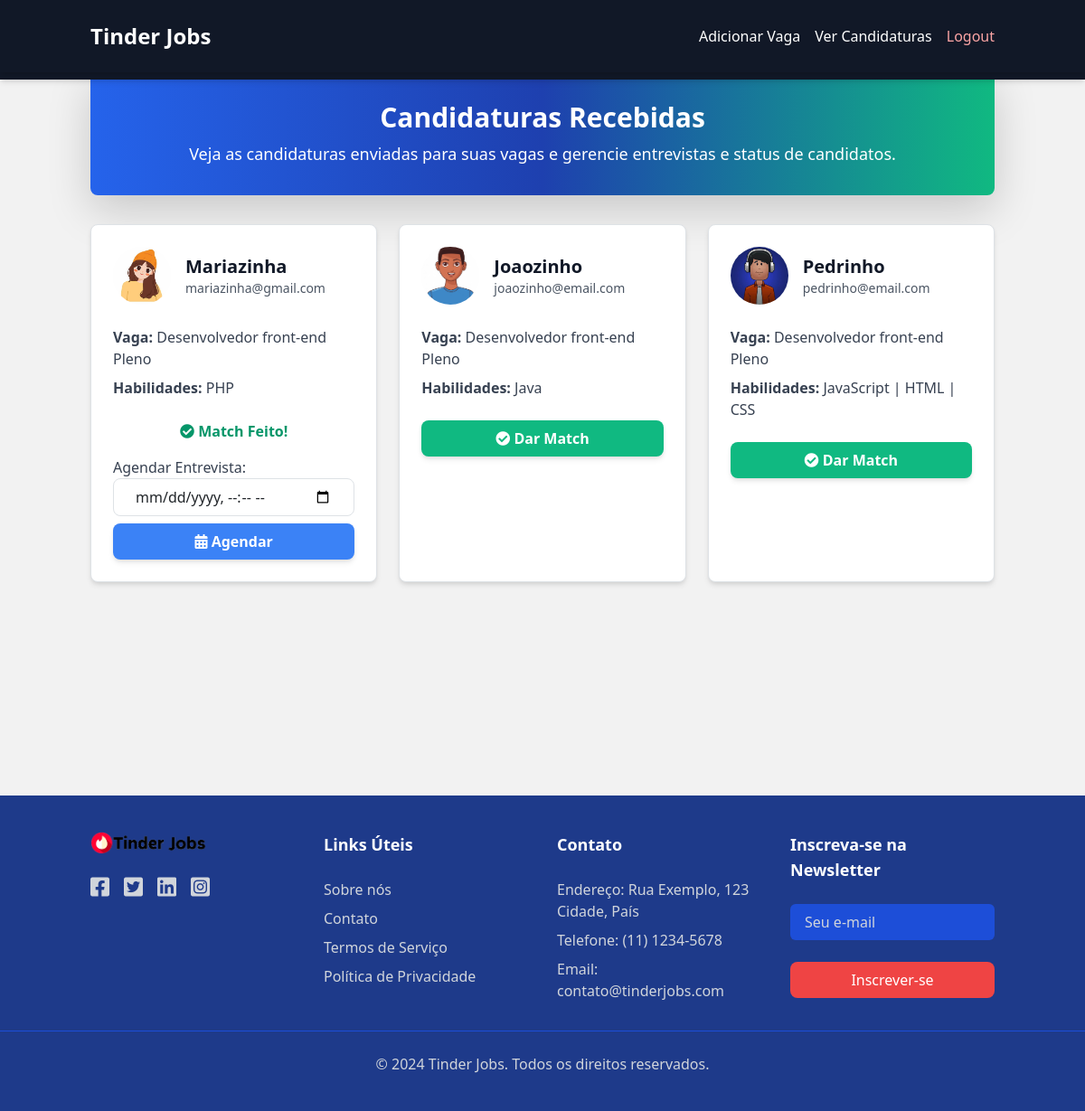
The app's page /empresa/job/1/candidaturas with its own data.
### main.py (models this page shows)
class Dev(db.Model):
    id = db.Column(db.Integer, primary_key=True)
    name = db.Column(db.String(100), nullable=False)
    email = db.Column(db.String(100), nullable=False)
    cel = db.Column(db.String(20), nullable=False)
    password = db.Column(db.String(100), nullable=False)
    habilidades = db.Column(db.Text, nullable=False)
    experiencia = db.Column(db.Text)  # Experiência do desenvolvedor
    portfolio = db.Column(db.String(255))  # Link para portfólio
    cv_file = db.Column(db.String(255))  # Arquivo de currículo
    cidade = db.Column(db.String(100))  # Cidade do desenvolvedor
    pais = db.Column(db.String(100))  # País do desenvolvedor
    disponibilidade = db.Column(db.String(50))  # Disponibilidade para trabalho
    idiomas = db.Column(db.Text)  # Idiomas falados
    objetivo_profissional = db.Column(db.Text)  # Objetivo profissional
    profile_picture = db.Column(db.String(255))  # Nome do arquivo da foto de perfil
    favorites = db.relationship('Job', secondary=favorites, backref='favorited_by')

class Job(db.Model):
    id = db.Column(db.Integer, primary_key=True)
    title = db.Column(db.String(100), nullable=False)
    description = db.Column(db.Text, nullable=False)
    requirements = db.Column(db.Text, nullable=False)
    empresa_id = db.Column(db.Integer, db.ForeignKey('empresa.id'), nullable=False)
    empresa = db.relationship('Empresa', backref=db.backref('jobs', lazy=True))
    applications = db.relationship('Application', cascade="all, delete-orphan", backref="job")

### main.py (the view)
@app.route('/empresa/job/<int:job_id>/candidaturas', methods=["GET"])
def view_candidaturas(job_id):
    job = Job.query.get_or_404(job_id)
    applications = Application.query.filter_by(job_id=job_id).all()
    candidaturas = []
    for application in applications:
        dev = Dev.query.get(application.dev_id)
        candidaturas.append({
            'job': job,
            'dev': dev,
            'application': application  # Inclui o objeto application, que tem o id
        })
    return render_template('empresa_candidaturas.html', candidaturas=candidaturas)

### templates/empresa_candidaturas.html (shortened to what this page needs)
{% extends 'base.html' %}
{% block content %}
<nav class="bg-gray-900 text-white shadow-md fixed w-full top-0 left-0 z-10">
    <div class="container mx-auto flex justify-between items-center py-4">
        <a href="{{ url_for('empresa_dashboard') }}" class="text-2xl font-bold">
            Tinder Jobs
        </a>
        <ul class="flex space-x-4">
            <li><a href="{{ url_for('add_job') }}" class="hover:text-gray-200">Adicionar Vaga</a></li>
            <li><a href="{{ url_for('empresa_candidaturas') }}" class="hover:text-gray-200">Ver Candidaturas</a></li>
            <li><a href="{{ url_for('logout') }}" class="hover:text-gray-200 text-red-300">Logout</a></li>
        </ul>
    </div>
</nav>
<div class="container mx-auto my-10">
    <div class="bg-gradient-to-r from-blue-600 via-blue-800 to-green-500 text-white p-8 rounded-lg shadow-lg text-center mb-8">
        <h2 class="text-3xl font-bold">Candidaturas Recebidas</h2>
        <p class="mt-2 text-lg">Veja as candidaturas enviadas para suas vagas e gerencie entrevistas e status de candidatos.</p>
    </div>
    <div class="grid grid-cols-1 md:grid-cols-2 lg:grid-cols-3 gap-6">
        {% for candidatura in candidaturas %}
        <div class="bg-white border rounded-lg shadow-md p-6 relative hover:shadow-lg transition duration-300">
            <div class="flex items-center mb-4">
                {% if candidatura.dev.profile_picture %}
                <img src="{{ url_for('static', filename='uploads/' ~ candidatura.dev.profile_picture) }}" alt="Foto de Perfil" class="w-16 h-16 rounded-full mr-4">
                {% else %}
                <div class="w-16 h-16 rounded-full bg-gray-300 flex items-center justify-center mr-4">
                    <i class="fas fa-user text-2xl text-gray-500"></i>
                </div>
                {% endif %}
                <div>
                    <h5 class="text-xl font-semibold text-gray-900">{{ candidatura.dev.name }}</h5>
                    <p class="text-sm text-gray-600">{{ candidatura.dev.email }}</p>
                </div>
            </div>
            <p class="text-gray-700 mb-2"><strong>Vaga:</strong> {{ candidatura.job.title }}</p>
            <p class="text-gray-700 mb-4"><strong>Habilidades:</strong> {{ candidatura.dev.habilidades }}</p>
            <div class="space-y-4">
                {% if candidatura.application.matched %}
                <p class="text-green-600 font-bold text-center">
                    <i class="fas fa-check-circle"></i> Match Feito!
                </p>
                {% else %}
                <form action="{{ url_for('match_candidate', candidatura_id=candidatura.application.id) }}" method="POST">
                    <button type="submit" class="w-full bg-green-500 text-white font-semibold py-2 rounded-lg shadow-md hover:bg-green-600 transition duration-300">
                        <i class="fas fa-check-circle"></i> Dar Match
                    </button>
                </form>
                {% endif %}
                {% if candidatura.application.matched %}
                <form action="{{ url_for('schedule_interview', job_id=candidatura.job.id, dev_id=candidatura.dev.id) }}" method="POST">
                    <label class="block text-gray-700">Agendar Entrevista:</label>
                    <input type="datetime-local" name="scheduled_time" required class="w-full px-4 py-2 border border-gray-300 rounded-lg focus:outline-none focus:ring-2 focus:ring-blue-500">
                    <button type="submit" class="w-full mt-2 bg-blue-500 text-white font-semibold py-2 rounded-lg shadow-md hover:bg-blue-600 transition duration-300">
                        <i class="fas fa-calendar-alt"></i> Agendar
                    </button>
                </form>
                {% endif %}
            </div>
        </div>
        {% endfor %}
    </div>
</div>
{% endblock %}

### templates/base.html (shortened to what this page needs)
<!DOCTYPE html>
<html lang="pt-br">
<head>
  {% block styles %}
  {{ bootstrap.load_css() }}
  <link href="https://cdn.jsdelivr.net/npm/tailwindcss@2.2.19/dist/tailwind.min.css" rel="stylesheet">
  <link
    rel="stylesheet"
    href="{{ url_for('static', filename='css/styles.css') }}"
  />
  <link rel="stylesheet" href="https://cdnjs.cloudflare.com/ajax/libs/font-awesome/5.15.4/css/all.min.css">
  {% endblock %}
</head>
<body class="{% if session.theme == 'dark' %}dark{% endif %}">
  <nav class="bg-gray-900 text-white shadow-md fixed w-full top-0 left-0 z-10">
    <div class="container mx-auto flex justify-between items-center py-4">
      <a href="{{ url_for('dev_dashboard') }}" class="text-2xl font-bold tracking-wide">Tinder Jobs</a>
      <ul class="flex space-x-6">
        <li><a href="{{ url_for('dev_dashboard') }}" class="hover:text-gray-300">Vagas</a></li>
        <li><a href="{{ url_for('dev_applications') }}" class="hover:text-gray-300">Minhas Candidaturas</a></li>
        <li><a href="{{ url_for('dev_matches') }}" class="hover:text-gray-300">Matches</a></li>
        <li><a href="{{ url_for('dev_profile') }}" class="hover:text-gray-300">Perfil</a></li>
        <li><a href="{{ url_for('logout') }}" class="hover:text-red-300">Logout</a></li>
      </ul>
      <button id="toggleTheme" class="bg-gray-700 text-white px-3 py-2 rounded-md hover:bg-gray-600">
      </button>
    </div>
  </nav>
  <div class="min-h-screen mt-20">
    {% block content %} {% endblock %}
  </div>
  <footer class="bg-blue-900 text-white py-10">
    <div class="container mx-auto grid grid-cols-1 md:grid-cols-4 gap-8">
      <div class="flex flex-col items-center md:items-start">
        <img src="{{ url_for('static', filename='images/tinder-jobs-logo.png') }}" alt="Logo Tinder Jobs" class="w-32 mb-4">
        <div class="flex space-x-4">
          <a href="https://facebook.com" class="text-gray-300 hover:text-white">
            <i class="fab fa-facebook-square text-2xl"></i>
          </a>
          <a href="https://twitter.com" class="text-gray-300 hover:text-white">
            <i class="fab fa-twitter-square text-2xl"></i>
          </a>
          <a href="https://linkedin.com" class="text-gray-300 hover:text-white">
            <i class="fab fa-linkedin text-2xl"></i>
          </a>
          <a href="https://instagram.com" class="text-gray-300 hover:text-white">
            <i class="fab fa-instagram-square text-2xl"></i>
          </a>
        </div>
      </div>
      <div>
        <h4 class="text-lg font-semibold mb-4">Links Úteis</h4>
        <ul class="space-y-2">
          <li><a href="#" class="text-gray-300 hover:text-white">Sobre nós</a></li>
          <li><a href="#" class="text-gray-300 hover:text-white">Contato</a></li>
          <li><a href="#" class="text-gray-300 hover:text-white">Termos de Serviço</a></li>
          <li><a href="#" class="text-gray-300 hover:text-white">Política de Privacidade</a></li>
        </ul>
      </div>
      <div>
        <h4 class="text-lg font-semibold mb-4">Contato</h4>
        <p class="text-gray-300">Endereço: Rua Exemplo, 123<br>Cidade, País</p>
        <p class="text-gray-300 mt-2">Telefone: (11) 1234-5678</p>
        <p class="text-gray-300 mt-2">Email: contato@tinderjobs.com</p>
      </div>
      <div>
        <h4 class="text-lg font-semibold mb-4">Inscreva-se na Newsletter</h4>
        <form>
          <input
            type="email"
            placeholder="Seu e-mail"
            class="w-full px-3 py-2 rounded bg-blue-700 text-white placeholder-gray-300 mb-4">
          <button
            type="submit"
            class="w-full bg-red-500 hover:bg-red-600 text-white py-2 rounded-lg">
            Inscrever-se
          </button>
        </form>
      </div>
    </div>
    <div class="border-t border-blue-700 mt-8 pt-4 text-center text-gray-300">
      © 2024 Tinder Jobs. Todos os direitos reservados.
    </div>
  </footer>
</body>
</html>

### static/css/styles.css (style rules this page uses)
body { margin: 0; padding: 0; width: 100%; height: 100vh; background-color: #f2f2f2; }

### records on screen
Dev: profile_picture (picture), dev.name "Mariazinha", dev.email "mariazinha@gmail.com", dev.habilidades "PHP"
Job: job "Desenvolvedor front-end Pleno" "Desenvolvedor front-end Pleno" "Desenvolvedor front-end Pleno"
Dev: profile_picture (picture), dev.name "Joaozinho", dev.email "joaozinho@email.com", dev.habilidades "Java"
Dev: profile_picture (picture), dev.name "Pedrinho", dev.email "pedrinho@email.com", dev.habilidades "JavaScript | HTML | CSS"
